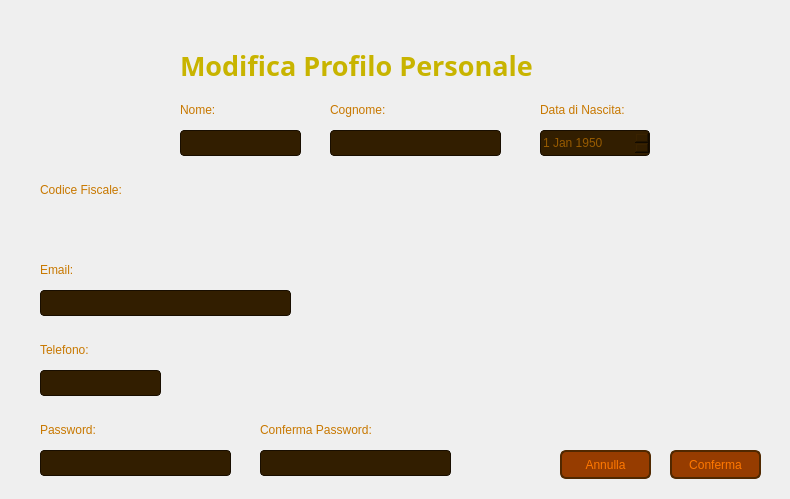
<?xml version="1.0" encoding="UTF-8"?>
<ui version="4.0">
 <class>VistaModificaProfiloPersonaleCliente</class>
 <widget class="QWidget" name="VistaModificaProfiloPersonaleCliente">
  <property name="geometry">
   <rect>
    <x>0</x>
    <y>0</y>
    <width>790</width>
    <height>499</height>
   </rect>
  </property>
  <property name="windowTitle">
   <string>Modifica Profilo Personale - CineMax</string>
  </property>
  <widget class="QLabel" name="Sfondo">
   <property name="geometry">
    <rect>
     <x>0</x>
     <y>0</y>
     <width>791</width>
     <height>501</height>
    </rect>
   </property>
   <property name="font">
    <font>
     <family>Segoe UI</family>
    </font>
   </property>
   <property name="styleSheet">
    <string notr="true">QLabel {
    background: qlineargradient(
        x1: 0, y1: 1,
        x2: 0, y2: 0,
                stop: 0 #321E00,
        stop: 1 #643C00
    );
}</string>
   </property>
   <property name="text">
    <string/>
   </property>
  </widget>
  <widget class="QLabel" name="labelProfilo">
   <property name="geometry">
    <rect>
     <x>40</x>
     <y>30</y>
     <width>121</width>
     <height>121</height>
    </rect>
   </property>
   <property name="text">
    <string/>
   </property>
   <property name="pixmap">
    <pixmap>Immagini/profiloButtonCliente.png</pixmap>
   </property>
   <property name="scaledContents">
    <bool>true</bool>
   </property>
  </widget>
  <widget class="QLabel" name="labelNome">
   <property name="geometry">
    <rect>
     <x>180</x>
     <y>100</y>
     <width>63</width>
     <height>20</height>
    </rect>
   </property>
   <property name="styleSheet">
    <string notr="true">QLabel {
    color: #C87800;
}</string>
   </property>
   <property name="text">
    <string>Nome:</string>
   </property>
   <property name="alignment">
    <set>Qt::AlignmentFlag::AlignLeading|Qt::AlignmentFlag::AlignLeft|Qt::AlignmentFlag::AlignVCenter</set>
   </property>
  </widget>
  <widget class="QLabel" name="labelTitolo">
   <property name="geometry">
    <rect>
     <x>180</x>
     <y>30</y>
     <width>441</width>
     <height>71</height>
    </rect>
   </property>
   <property name="font">
    <font>
     <family>Segoe UI Variable</family>
     <pointsize>20</pointsize>
     <bold>true</bold>
    </font>
   </property>
   <property name="styleSheet">
    <string notr="true">QLabel {
    color: #C8B400;
}</string>
   </property>
   <property name="text">
    <string>Modifica Profilo Personale</string>
   </property>
   <property name="alignment">
    <set>Qt::AlignmentFlag::AlignLeading|Qt::AlignmentFlag::AlignLeft|Qt::AlignmentFlag::AlignVCenter</set>
   </property>
  </widget>
  <widget class="QLabel" name="labelCognome">
   <property name="geometry">
    <rect>
     <x>330</x>
     <y>100</y>
     <width>81</width>
     <height>20</height>
    </rect>
   </property>
   <property name="styleSheet">
    <string notr="true">QLabel {
    color: #C87800;
}</string>
   </property>
   <property name="text">
    <string>Cognome:</string>
   </property>
   <property name="alignment">
    <set>Qt::AlignmentFlag::AlignLeading|Qt::AlignmentFlag::AlignLeft|Qt::AlignmentFlag::AlignVCenter</set>
   </property>
  </widget>
  <widget class="QLabel" name="labelCodiceFiscale">
   <property name="geometry">
    <rect>
     <x>40</x>
     <y>180</y>
     <width>111</width>
     <height>20</height>
    </rect>
   </property>
   <property name="styleSheet">
    <string notr="true">QLabel {
    color: #C87800;
}</string>
   </property>
   <property name="text">
    <string>Codice Fiscale:</string>
   </property>
   <property name="alignment">
    <set>Qt::AlignmentFlag::AlignLeading|Qt::AlignmentFlag::AlignLeft|Qt::AlignmentFlag::AlignVCenter</set>
   </property>
  </widget>
  <widget class="QLabel" name="labelEmail">
   <property name="geometry">
    <rect>
     <x>40</x>
     <y>260</y>
     <width>81</width>
     <height>20</height>
    </rect>
   </property>
   <property name="styleSheet">
    <string notr="true">QLabel {
    color: #C87800;
}</string>
   </property>
   <property name="text">
    <string>Email:</string>
   </property>
   <property name="alignment">
    <set>Qt::AlignmentFlag::AlignLeading|Qt::AlignmentFlag::AlignLeft|Qt::AlignmentFlag::AlignVCenter</set>
   </property>
  </widget>
  <widget class="QLabel" name="labelTelefono">
   <property name="geometry">
    <rect>
     <x>40</x>
     <y>340</y>
     <width>81</width>
     <height>20</height>
    </rect>
   </property>
   <property name="styleSheet">
    <string notr="true">QLabel {
    color: #C87800;
}</string>
   </property>
   <property name="text">
    <string>Telefono:</string>
   </property>
   <property name="alignment">
    <set>Qt::AlignmentFlag::AlignLeading|Qt::AlignmentFlag::AlignLeft|Qt::AlignmentFlag::AlignVCenter</set>
   </property>
  </widget>
  <widget class="QLabel" name="labelPassword">
   <property name="geometry">
    <rect>
     <x>40</x>
     <y>420</y>
     <width>81</width>
     <height>20</height>
    </rect>
   </property>
   <property name="styleSheet">
    <string notr="true">QLabel {
    color: #C87800;
}</string>
   </property>
   <property name="text">
    <string>Password:</string>
   </property>
   <property name="alignment">
    <set>Qt::AlignmentFlag::AlignLeading|Qt::AlignmentFlag::AlignLeft|Qt::AlignmentFlag::AlignVCenter</set>
   </property>
  </widget>
  <widget class="QPushButton" name="pushButtonConferma">
   <property name="geometry">
    <rect>
     <x>670</x>
     <y>450</y>
     <width>91</width>
     <height>29</height>
    </rect>
   </property>
   <property name="styleSheet">
    <string notr="true">QPushButton {
    background-color: #963C00;
    color: #FF7800;
    border: 2px solid #502800;
    border-radius: 6px;
}

QPushButton:hover {
    background-color: #C86400;
}
</string>
   </property>
   <property name="text">
    <string>Conferma</string>
   </property>
  </widget>
  <widget class="QLineEdit" name="lineEditEmail">
   <property name="geometry">
    <rect>
     <x>40</x>
     <y>290</y>
     <width>251</width>
     <height>26</height>
    </rect>
   </property>
   <property name="styleSheet">
    <string notr="true">QLineEdit {
    background-color: #321E00;
    color: #965A00;
    border: 1px solid #190E00;
    border-radius: 4px;
}</string>
   </property>
   <property name="text">
    <string/>
   </property>
  </widget>
  <widget class="QLineEdit" name="lineEditNome">
   <property name="geometry">
    <rect>
     <x>180</x>
     <y>130</y>
     <width>121</width>
     <height>26</height>
    </rect>
   </property>
   <property name="styleSheet">
    <string notr="true">QLineEdit {
    background-color: #321E00;
    color: #965A00;
    border: 1px solid #190E00;
    border-radius: 4px;
}</string>
   </property>
   <property name="text">
    <string/>
   </property>
  </widget>
  <widget class="QLineEdit" name="lineEditCognome">
   <property name="geometry">
    <rect>
     <x>330</x>
     <y>130</y>
     <width>171</width>
     <height>26</height>
    </rect>
   </property>
   <property name="styleSheet">
    <string notr="true">QLineEdit {
    background-color: #321E00;
    color: #965A00;
    border: 1px solid #190E00;
    border-radius: 4px;
}</string>
   </property>
   <property name="text">
    <string/>
   </property>
  </widget>
  <widget class="QLineEdit" name="lineEditTelefono">
   <property name="geometry">
    <rect>
     <x>40</x>
     <y>370</y>
     <width>121</width>
     <height>26</height>
    </rect>
   </property>
   <property name="styleSheet">
    <string notr="true">QLineEdit {
    background-color: #321E00;
    color: #965A00;
    border: 1px solid #190E00;
    border-radius: 4px;
}</string>
   </property>
   <property name="text">
    <string/>
   </property>
  </widget>
  <widget class="QPushButton" name="pushButtonAnnulla">
   <property name="geometry">
    <rect>
     <x>560</x>
     <y>450</y>
     <width>91</width>
     <height>29</height>
    </rect>
   </property>
   <property name="styleSheet">
    <string notr="true">QPushButton {
    background-color: #963C00;
    color: #FF7800;
    border: 2px solid #502800;
    border-radius: 6px;
}

QPushButton:hover {
    background-color: #C86400;
}
</string>
   </property>
   <property name="text">
    <string>Annulla</string>
   </property>
  </widget>
  <widget class="QLineEdit" name="lineEditPassword">
   <property name="geometry">
    <rect>
     <x>40</x>
     <y>450</y>
     <width>191</width>
     <height>26</height>
    </rect>
   </property>
   <property name="styleSheet">
    <string notr="true">QLineEdit {
    background-color: #321E00;
    color: #965A00;
    border: 1px solid #190E00;
    border-radius: 4px;
}</string>
   </property>
   <property name="text">
    <string/>
   </property>
  </widget>
  <widget class="QLineEdit" name="lineEditConfermaPassword">
   <property name="geometry">
    <rect>
     <x>260</x>
     <y>450</y>
     <width>191</width>
     <height>26</height>
    </rect>
   </property>
   <property name="styleSheet">
    <string notr="true">QLineEdit {
    background-color: #321E00;
    color: #965A00;
    border: 1px solid #190E00;
    border-radius: 4px;
}</string>
   </property>
   <property name="text">
    <string/>
   </property>
  </widget>
  <widget class="QLabel" name="labelConfermaPassword">
   <property name="geometry">
    <rect>
     <x>260</x>
     <y>420</y>
     <width>141</width>
     <height>20</height>
    </rect>
   </property>
   <property name="styleSheet">
    <string notr="true">QLabel {
    color: #C87800;
}</string>
   </property>
   <property name="text">
    <string>Conferma Password:</string>
   </property>
   <property name="alignment">
    <set>Qt::AlignmentFlag::AlignLeading|Qt::AlignmentFlag::AlignLeft|Qt::AlignmentFlag::AlignVCenter</set>
   </property>
  </widget>
  <widget class="QDateEdit" name="dateEditDataNascita">
   <property name="geometry">
    <rect>
     <x>540</x>
     <y>130</y>
     <width>110</width>
     <height>26</height>
    </rect>
   </property>
   <property name="styleSheet">
    <string notr="true">QDateEdit {
    background-color: #321E00;
    color: #965A00;
    border: 1px solid #190E00;
    border-radius: 4px;
	transition: border-color 1.5s ease;
}

QDateEdit:focus {
	border-color: #FF7800;
	transition: border-color 1.5s ease;
}

</string>
   </property>
   <property name="dateTime">
    <datetime>
     <hour>22</hour>
     <minute>0</minute>
     <second>0</second>
     <year>1950</year>
     <month>1</month>
     <day>1</day>
    </datetime>
   </property>
   <property name="time">
    <time>
     <hour>22</hour>
     <minute>0</minute>
     <second>0</second>
    </time>
   </property>
   <property name="maximumDateTime">
    <datetime>
     <hour>20</hour>
     <minute>59</minute>
     <second>59</second>
     <year>2050</year>
     <month>12</month>
     <day>12</day>
    </datetime>
   </property>
   <property name="minimumDateTime">
    <datetime>
     <hour>23</hour>
     <minute>0</minute>
     <second>0</second>
     <year>1949</year>
     <month>12</month>
     <day>31</day>
    </datetime>
   </property>
  </widget>
  <widget class="QLabel" name="labelDataNascita">
   <property name="geometry">
    <rect>
     <x>540</x>
     <y>100</y>
     <width>121</width>
     <height>20</height>
    </rect>
   </property>
   <property name="styleSheet">
    <string notr="true">QLabel {
    color: #C87800;
}</string>
   </property>
   <property name="text">
    <string>Data di Nascita:</string>
   </property>
   <property name="alignment">
    <set>Qt::AlignmentFlag::AlignLeading|Qt::AlignmentFlag::AlignLeft|Qt::AlignmentFlag::AlignVCenter</set>
   </property>
  </widget>
  <widget class="QLabel" name="labelErroreNome">
   <property name="geometry">
    <rect>
     <x>180</x>
     <y>160</y>
     <width>121</width>
     <height>20</height>
    </rect>
   </property>
   <property name="styleSheet">
    <string notr="true">QLabel {
    color: #FFFF00
}</string>
   </property>
   <property name="text">
    <string/>
   </property>
   <property name="alignment">
    <set>Qt::AlignmentFlag::AlignLeading|Qt::AlignmentFlag::AlignLeft|Qt::AlignmentFlag::AlignVCenter</set>
   </property>
  </widget>
  <widget class="QLabel" name="labelErroreCognome">
   <property name="geometry">
    <rect>
     <x>330</x>
     <y>160</y>
     <width>151</width>
     <height>20</height>
    </rect>
   </property>
   <property name="styleSheet">
    <string notr="true">QLabel {
    color: #FFFF00
}</string>
   </property>
   <property name="text">
    <string/>
   </property>
   <property name="alignment">
    <set>Qt::AlignmentFlag::AlignLeading|Qt::AlignmentFlag::AlignLeft|Qt::AlignmentFlag::AlignVCenter</set>
   </property>
  </widget>
  <widget class="QLabel" name="labelErroreDataNascita">
   <property name="geometry">
    <rect>
     <x>540</x>
     <y>160</y>
     <width>121</width>
     <height>20</height>
    </rect>
   </property>
   <property name="styleSheet">
    <string notr="true">QLabel {
    color: #FFFF00
}</string>
   </property>
   <property name="text">
    <string/>
   </property>
   <property name="alignment">
    <set>Qt::AlignmentFlag::AlignLeading|Qt::AlignmentFlag::AlignLeft|Qt::AlignmentFlag::AlignVCenter</set>
   </property>
  </widget>
  <widget class="QLabel" name="labelErroreEmail">
   <property name="geometry">
    <rect>
     <x>300</x>
     <y>290</y>
     <width>121</width>
     <height>20</height>
    </rect>
   </property>
   <property name="styleSheet">
    <string notr="true">QLabel {
    color: #FFFF00
}</string>
   </property>
   <property name="text">
    <string/>
   </property>
   <property name="alignment">
    <set>Qt::AlignmentFlag::AlignLeading|Qt::AlignmentFlag::AlignLeft|Qt::AlignmentFlag::AlignVCenter</set>
   </property>
  </widget>
  <widget class="QLabel" name="labelErroreTelefono">
   <property name="geometry">
    <rect>
     <x>170</x>
     <y>370</y>
     <width>211</width>
     <height>20</height>
    </rect>
   </property>
   <property name="styleSheet">
    <string notr="true">QLabel {
    color: #FFFF00
}</string>
   </property>
   <property name="text">
    <string/>
   </property>
   <property name="alignment">
    <set>Qt::AlignmentFlag::AlignLeading|Qt::AlignmentFlag::AlignLeft|Qt::AlignmentFlag::AlignVCenter</set>
   </property>
  </widget>
  <widget class="QLabel" name="labelErrorePassword">
   <property name="geometry">
    <rect>
     <x>110</x>
     <y>420</y>
     <width>141</width>
     <height>20</height>
    </rect>
   </property>
   <property name="styleSheet">
    <string notr="true">QLabel {
    color: #FFFF00
}</string>
   </property>
   <property name="text">
    <string notr="true"/>
   </property>
   <property name="alignment">
    <set>Qt::AlignmentFlag::AlignLeading|Qt::AlignmentFlag::AlignLeft|Qt::AlignmentFlag::AlignVCenter</set>
   </property>
  </widget>
  <widget class="QLabel" name="labelErroreConfermaPassword">
   <property name="geometry">
    <rect>
     <x>400</x>
     <y>420</y>
     <width>221</width>
     <height>20</height>
    </rect>
   </property>
   <property name="styleSheet">
    <string notr="true">QLabel {
    color: #FFFF00
}</string>
   </property>
   <property name="text">
    <string/>
   </property>
   <property name="alignment">
    <set>Qt::AlignmentFlag::AlignLeading|Qt::AlignmentFlag::AlignLeft|Qt::AlignmentFlag::AlignVCenter</set>
   </property>
  </widget>
  <widget class="QLabel" name="labelErrorePassword2">
   <property name="geometry">
    <rect>
     <x>40</x>
     <y>400</y>
     <width>681</width>
     <height>20</height>
    </rect>
   </property>
   <property name="font">
    <font>
     <pointsize>7</pointsize>
    </font>
   </property>
   <property name="styleSheet">
    <string notr="true">QLabel {
    color: #FFFF00
}</string>
   </property>
   <property name="text">
    <string/>
   </property>
   <property name="alignment">
    <set>Qt::AlignmentFlag::AlignLeading|Qt::AlignmentFlag::AlignLeft|Qt::AlignmentFlag::AlignVCenter</set>
   </property>
  </widget>
  <widget class="QLabel" name="labelCodiceFiscaleCliente">
   <property name="geometry">
    <rect>
     <x>40</x>
     <y>210</y>
     <width>131</width>
     <height>20</height>
    </rect>
   </property>
   <property name="styleSheet">
    <string notr="true">QLabel {
    color: #965A00;
}</string>
   </property>
   <property name="text">
    <string/>
   </property>
  </widget>
 </widget>
 <resources/>
 <connections/>
</ui>
